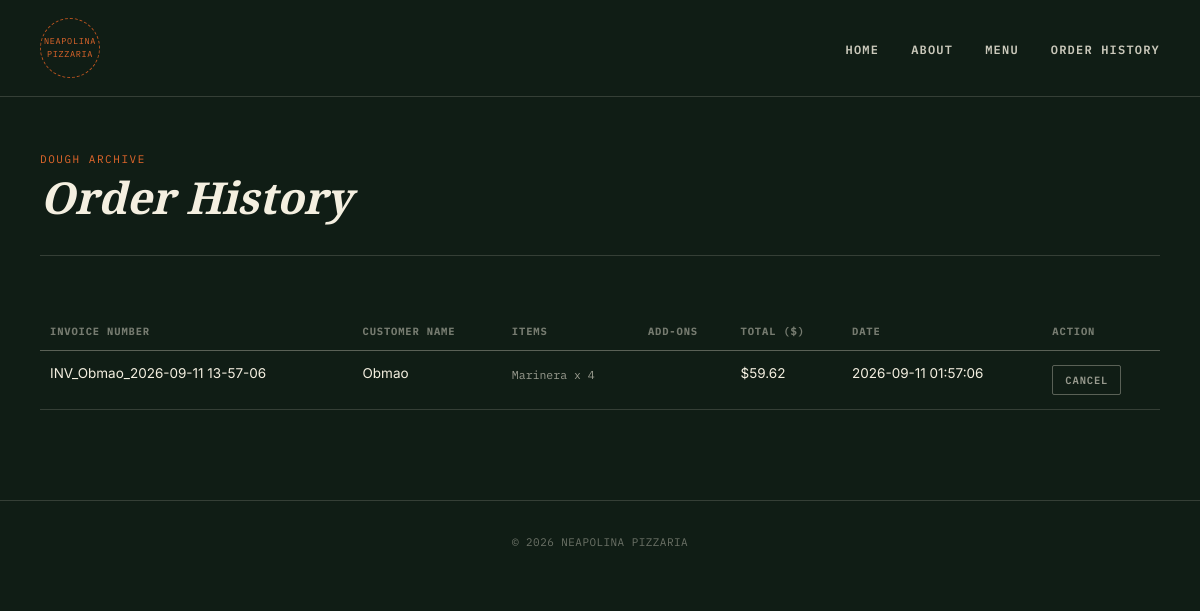
The page /orders on the database as committed earlier.
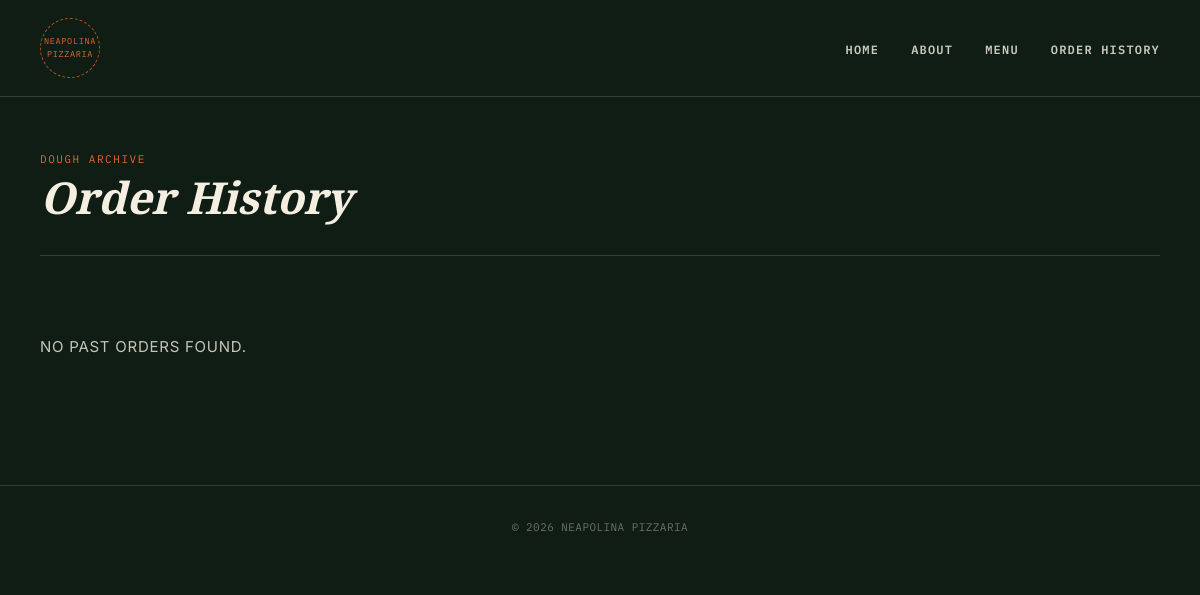
The same page on the database as committed later.
### tables this page shows
CREATE TABLE orders ( 
        order_id INTEGER PRIMARY KEY AUTOINCREMENT,
        invoice_number TEXT,
        customer_name TEXT,
        items TEXT,
        addons TEXT,
        total REAL, 
        date TIMESTAMP DEFAULT CURRENT_TIMESTAMP
      );

### app.py (the view)
@app.route("/orders")
def order_history():
    with sqlite3.connect('pizzaria.db') as conn:
        cursor = conn.cursor()
        cursor.execute("SELECT * FROM orders ORDER BY date DESC")
        rows = cursor.fetchall()
    orders = []
    for row in rows:
        orders.append({
            "order_id": row[0],
            "invoice_number": row[1],
            "customer_name": row[2],
            "items": json.loads(row[3]),
            "addons": json.loads(row[4]),
            "total": row[5],
            "date": row[6],
        })
    return render_template("order_history.html", orders=orders)

### templates/order_history.html (shortened to what this page needs)
{% extends "base.html" %}
{% block content %}
<header class="page-head container">
  <span class="eyebrow">Dough Archive</span>
  <h1 class="page-title">Order History</h1>
</header>
<section class="page-section container">
 {% if orders %}
 <table>
   <thead>
     <tr>
       <th>Invoice Number</th>
       <th>Customer Name</th>
       <th>Items</th>
       <th>Add-Ons</th>
       <th>Total ($)</th>
       <th>Date</th>
       <th>Action</th>
     </tr>
   </thead>
   <tbody>
      {% for order in orders %}
      <tr>
            <td>{{ order['invoice_number'] }}</td>
            <td>{{ order['customer_name'] }}</td>
           <td>
              <ul>
                   {% for item, details in order['items'].items() %}
                   <li>{{ item }} x {{ details['quantity'] }}</li>
                   {% endfor %}
              </ul>
           </td>
           <td>
          </td>
           <td>${{ '%.2f'|format(order['total']) }}</td>
           <td>{{ order['date'] }}</td>
          <td>
              <form action="{{ url_for('cancel_saved_order', order_id=order['order_id']) }}"
                    method="post" onsubmit="return confirm('Cancel this order?')">
                  <button type="submit">Cancel</button>
              </form>
          </td>
      </tr>
       {% endfor %}
   </tbody>
 </table>
 {% else %}
 <p class ="empty-state">No past orders found.</p>
 {% endif %}
</section>
{% endblock %}

### templates/base.html (shortened to what this page needs)
<!DOCTYPE html>
<html lang="en">
<head>
  <link rel="stylesheet" href="{{ url_for('static', filename='css/style.css') }}">
</head>
<body>
  <nav class="nav">
    <div class="nav-inner">
      <a href="{{ url_for('index') }}" class="brand" aria-label="Neapolina Pizzaria home">
        <span>NEAPOLINA<br>PIZZARIA</span>
      </a>
      <ul class="nav-links">
        <li><a href="{{ url_for('index') }}">Home</a></li>
        <li><a href="{{ url_for('about') }}">About</a></li>
        <li><a href="{{ url_for('menu') }}">Menu</a></li>
        <li><a href="{{ url_for('order_history') }}">Order History</a></li>
      </ul>
    </div>
  </nav>
  <main class="container">
    {% block content %}{% endblock %}
  </main>
  <footer class="footer">
    <div class="container footer-inner">
      <span>&copy; 2026 Neapolina Pizzaria</span>
    </div>
  </footer>
</body>
</html>

### static/css/style.css (style rules this page uses)
:root { --bg-dark: #101d15; --bg-dark-2: #17281d; --panel-dark: #16251b; --cream: #f4efe0; --cream-2: #f1e7d6; --orange: #e2672b; --orange-dim: #b8531f; --maroon: #5c0a0a; --maroon-2: #7a0f0f; --ink: #101d15; --body-on-cream: #2c4436; --line-dark: rgba(244, 239, 224, 0.16); --line-dark-strong: rgba(244, 239, 224, 0.32); --green-ok: #5fb890; --red-warn: #c85454; --font-display: 'Libertinus Serif', 'Georgia', serif; --font-mono: 'IBM Plex Mono', monospace; --font-body: 'Inter', sans-serif; --radius-sm: 2px; }
* { box-sizing: border-box; }
html { scroll-behavior: smooth; }
body { margin: 0; background: var(--bg-dark); color: var(--cream); font-family: var(--font-body); -webkit-font-smoothing: antialiased; }
a { color: inherit; text-decoration: none; }
.container { max-width: 100%; margin: 0 auto; padding: 0 40px; }
.nav { background: var(--bg-dark); border-bottom: 1px solid var(--line-dark); position: sticky; top: 0; z-index: 50; }
.nav-inner { max-width: 100%; margin: 0 auto; padding: 18px 40px; display: flex; align-items: center; justify-content: space-between; gap: 24px; }
.brand { width: 60px; height: 60px; border-radius: 50%; border: 1px dashed var(--orange-dim); display: flex; align-items: center; justify-content: center; flex-shrink: 0; }
.brand span { font-family: var(--font-mono); font-size: 8.5px; line-height: 1.5; letter-spacing: 0.08em; color: var(--orange); text-align: center; }
.nav-links { display: flex; gap: 32px; list-style: none; margin: 0; padding: 0; }
.nav-links a { font-family: var(--font-mono); font-size: 12px; font-weight: 600; letter-spacing: 0.1em; text-transform: uppercase; color: var(--cream); opacity: 0.82; border-bottom: 1px solid transparent; padding-bottom: 4px; }
.page-head { padding: 50px 0 28px; border-bottom: 1px solid var(--line-dark); }
.page-title { font-family: var(--font-display); font-style: italic; font-weight: 700; font-size: clamp(32px, 4.5vw, 44px); margin: 0; }
.page-section { padding: 44px 0 90px; }
.page-section p { font-family: var(--font-body); font-size: 15px; line-height: 1.65; color: rgba(244,239,224,0.8); max-width: 100%; }
.empty-state { font-family: var(--font-mono); font-size: 12px; letter-spacing: 0.05em; text-transform: uppercase; color: rgba(244,239,224,0.4); padding: 20px 0; }
.footer { border-top: 1px solid var(--line-dark); padding: 34px 0; }
.footer-inner { font-family: var(--font-mono); font-size: 11px; letter-spacing: 0.04em; color: rgba(244,239,224,0.4); text-transform: uppercase; text-align: center; }

Rows that differ between the two databases and show on the page:
removed orders: invoice_number "INV_Obmao_2026-09-11 13-57-06", customer_name "Obmao", items "Marinera", quantity "4", total "59.62", date "2026-09-11 01:57:06"
Other text that changed with them:
text no longer shown: "INVOICE NUMBER CUSTOMER NAME ITEMS ADD-ONS TOTAL ($) DATE ACTION"
text now shown: "NO PAST ORDERS FOUND."
